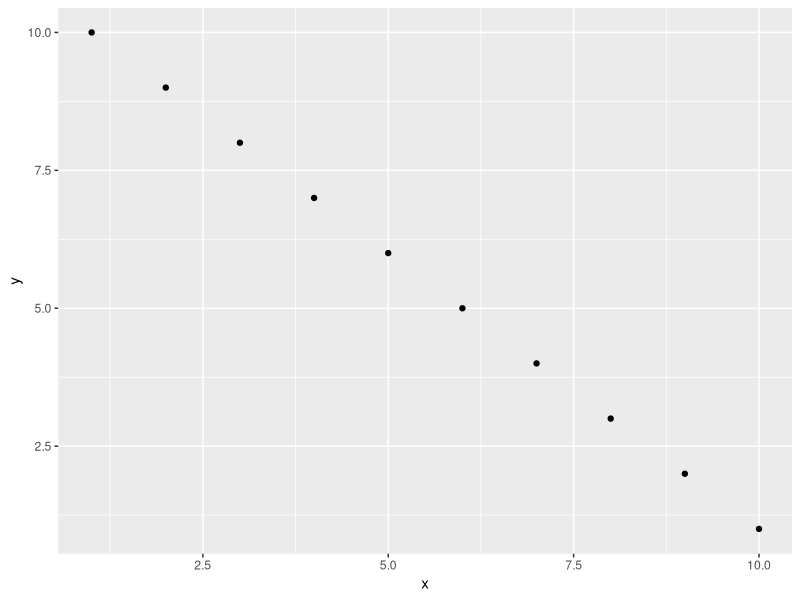

The R script that drew this image:
## ---- chunk 1
knitr::opts_chunk$set(echo = TRUE)
library(ggplot2)
## ---- chunk 2
data <- data.frame(x = 1:10,
                   y = 10:1)
summary(data)
## ---- chunk 3
ggplot(data) +
  aes(x = x, y = y) + 
  geom_point()
